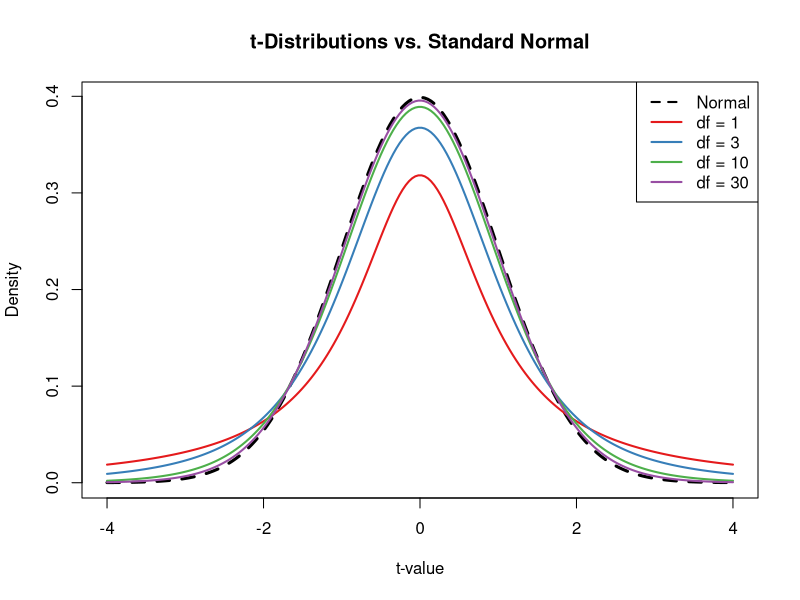
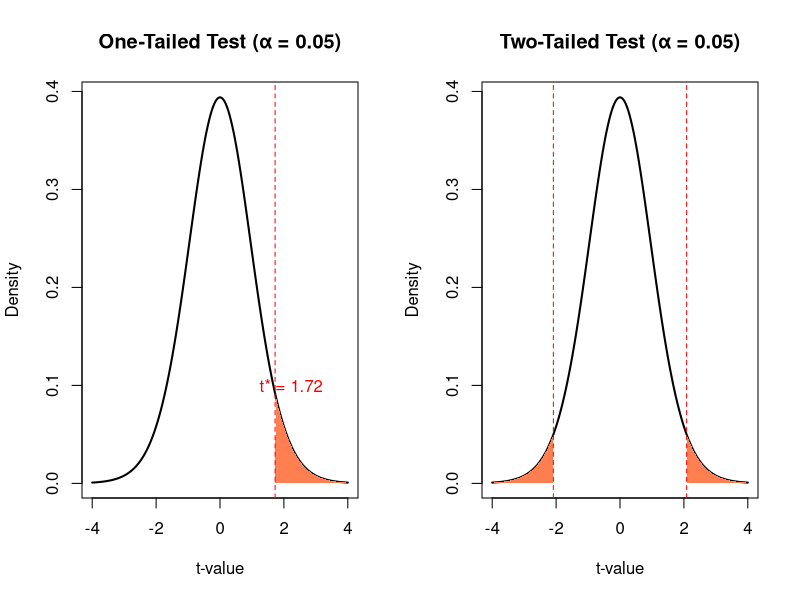
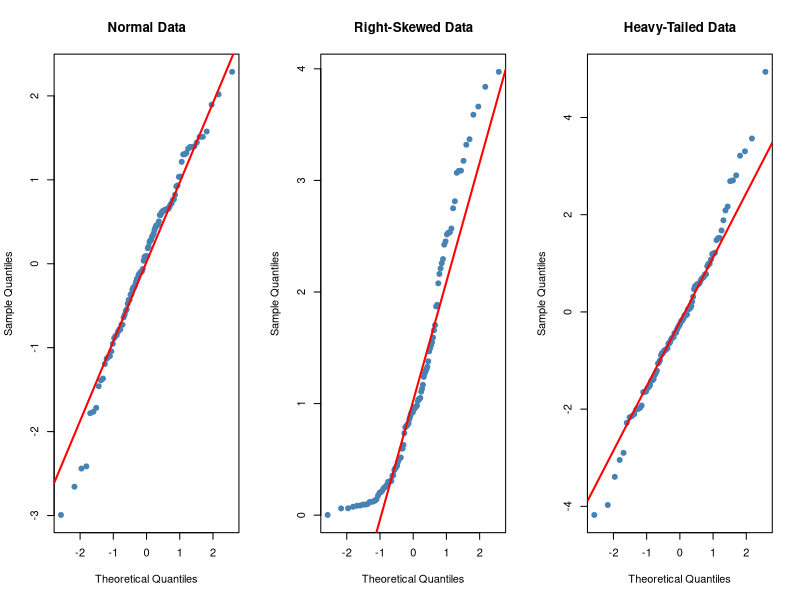
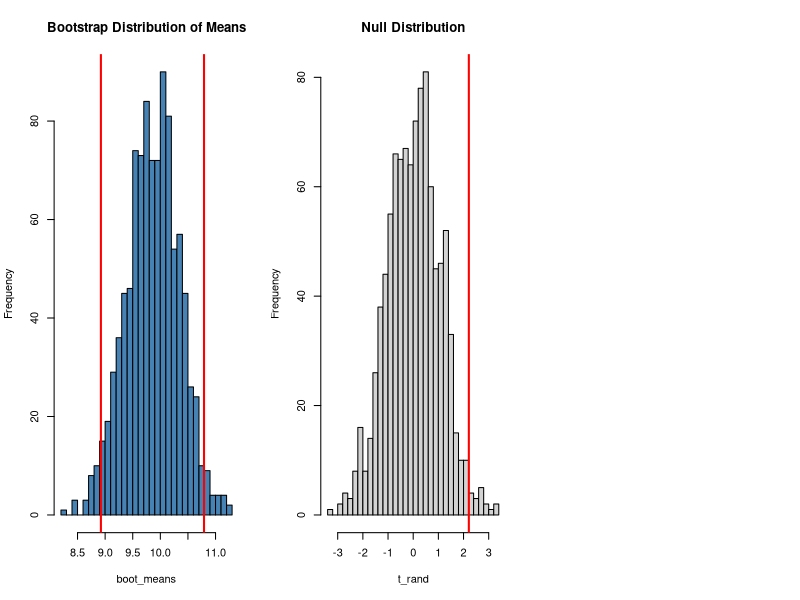
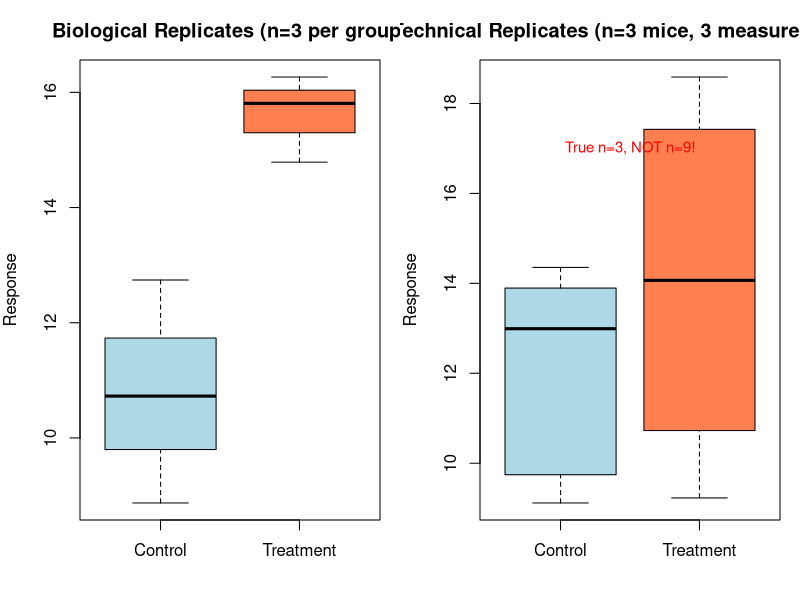
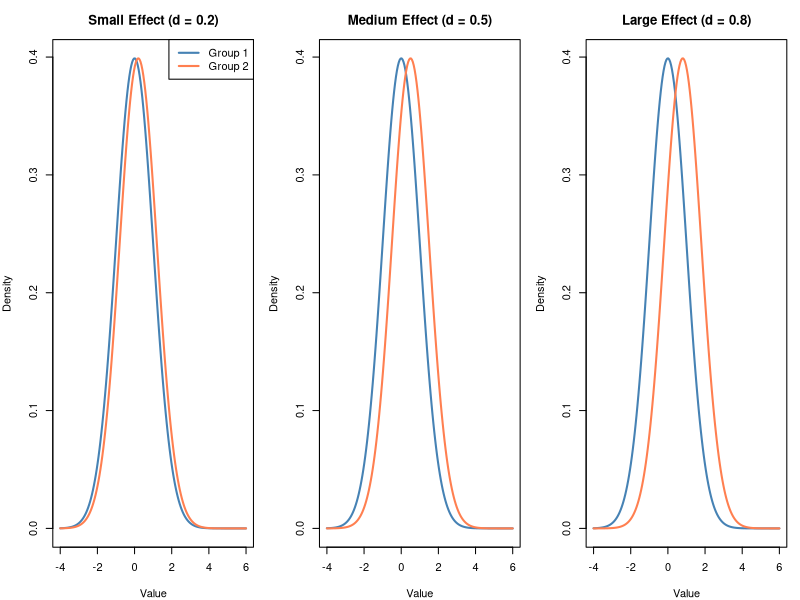

The R script that drew these images, in order:
## ---- chunk 1
#| label: setup
#| include: false

# Core data manipulation and visualization
library(tidyverse)
library(knitr)
library(readxl)

# Statistical analysis packages
library(MASS)        # LDA, robust regression
library(pwr)         # Power analysis
library(boot)        # Bootstrap methods
library(car)         # Companion to Applied Regression
library(survival)    # Survival analysis
library(nlme)        # Mixed effects models
library(broom)       # Tidy model output
library(emmeans)     # Estimated marginal means

# Set consistent theme for all plots
theme_set(theme_minimal(base_size = 14))

# Set seed for reproducibility
set.seed(2026)
## ---- chunk 2
#| label: fig-t-dist-output
#| fig-cap: "t-distributions approach normal as df increases"
#| fig-width: 9
#| fig-height: 4
#| echo: false
#| eval: true

x <- seq(-4, 4, length.out = 200)
df_values <- c(1, 3, 10, 30)
colors <- c("#E41A1C", "#377EB8", "#4DAF4A", "#984EA3")

plot(x, dnorm(x), type = "l", lwd = 3, col = "black", lty = 2,
     ylab = "Density", xlab = "t-value",
     main = "t-Distributions vs. Standard Normal")

for(i in seq_along(df_values)) {
  lines(x, dt(x, df = df_values[i]), col = colors[i], lwd = 2)
}

legend("topright", c("Normal", paste("df =", df_values)),
       col = c("black", colors), lwd = 2, lty = c(2, rep(1, 4)))
## ---- chunk 3
#| label: fig-critical-regions-output
#| fig-cap: "Critical regions for α = 0.05 with df = 20"
#| fig-width: 10
#| fig-height: 4
#| echo: false
#| eval: true

par(mfrow = c(1, 2))
x <- seq(-4, 4, length.out = 200)
df <- 20

# One-tailed test (upper)
plot(x, dt(x, df), type = "l", lwd = 2, main = "One-Tailed Test (α = 0.05)",
     xlab = "t-value", ylab = "Density")
crit_1 <- qt(0.95, df)
polygon(c(crit_1, x[x > crit_1], 4), c(0, dt(x[x > crit_1], df), 0),
        col = "coral", border = NA)
abline(v = crit_1, lty = 2, col = "red")
text(crit_1 + 0.5, 0.1, paste("t* =", round(crit_1, 2)), col = "red")

# Two-tailed test
plot(x, dt(x, df), type = "l", lwd = 2, main = "Two-Tailed Test (α = 0.05)",
     xlab = "t-value", ylab = "Density")
crit_2 <- qt(0.975, df)
polygon(c(crit_2, x[x > crit_2], 4), c(0, dt(x[x > crit_2], df), 0),
        col = "coral", border = NA)
polygon(c(-4, x[x < -crit_2], -crit_2), c(0, dt(x[x < -crit_2], df), 0),
        col = "coral", border = NA)
abline(v = c(-crit_2, crit_2), lty = 2, col = "red")
## ---- chunk 4
#| label: qq-intro-output
#| echo: false
#| eval: true
#| fig-width: 10
#| fig-height: 4

par(mfrow = c(1, 3))

# Normal data
set.seed(42)
normal_data <- rnorm(100)
qqnorm(normal_data, main = "Normal Data", pch = 19, col = "steelblue")
qqline(normal_data, col = "red", lwd = 2)

# Right-skewed data
skewed_data <- rexp(100, rate = 1)
qqnorm(skewed_data, main = "Right-Skewed Data", pch = 19, col = "steelblue")
qqline(skewed_data, col = "red", lwd = 2)

# Heavy-tailed data
heavy_tail <- rt(100, df = 3)
qqnorm(heavy_tail, main = "Heavy-Tailed Data", pch = 19, col = "steelblue")
qqline(heavy_tail, col = "red", lwd = 2)
## ---- chunk 5
#| label: normality-tests
#| echo: true
#| eval: true

# Shapiro-Wilk test (best for n < 50)
set.seed(42)
normal_sample <- rnorm(30)
shapiro.test(normal_sample)
## ---- chunk 6
#| label: one-sample-t
#| echo: true

sample_data <- rnorm(30, mean = 10.5, sd = 2)
t.test(sample_data, mu = 10)
## ---- chunk 7
#| label: t-test-example
#| echo: true

set.seed(518)
pop1 <- rnorm(n = 100, mean = 2, sd = 0.5)
pop2 <- rnorm(n = 100, mean = 2.5, sd = 0.5)

t.test(pop1, pop2)
## ---- chunk 8
#| label: paired-t
#| echo: true

before <- c(200, 190, 210, 180, 195)
after <- c(180, 170, 190, 165, 175)

t.test(before, after, paired = TRUE)
## ---- chunk 9
#| echo: true

set.seed(22)

# Small effect (1% difference): 20.0 vs 20.2
cat("SMALL SAMPLE (n=10 per group):\n")
diet_A_small <- rnorm(10, 20, 2)
diet_B_small <- rnorm(10, 20.2, 2)
cat("  p-value:", round(t.test(diet_A_small, diet_B_small)$p.value, 4), "\n\n")

cat("LARGE SAMPLE (n=10,000 per group):\n")
diet_A_large <- rnorm(10000, 20, 2)
diet_B_large <- rnorm(10000, 20.2, 2)
cat("  p-value:", format(t.test(diet_A_large, diet_B_large)$p.value, scientific = TRUE), "\n")
## ---- chunk 10
#| label: bootstrap-example-output
#| echo: false
#| eval: true
#| fig-width: 8
#| fig-height: 4

set.seed(42)
original_sample <- rnorm(50, mean = 10, sd = 3)

# Bootstrap 1000 times
boot_means <- replicate(1000, mean(sample(original_sample, replace = TRUE)))

hist(boot_means, breaks = 30, col = "steelblue",
     main = "Bootstrap Distribution of Means")
abline(v = quantile(boot_means, c(0.025, 0.975)), col = "red", lwd = 2)
## ---- chunk 11
#| label: boot-ci
#| echo: true

# 95% CI from bootstrap percentiles
quantile(boot_means, probs = c(0.025, 0.975))
## ---- chunk 12
#| label: for-loop
#| echo: true

for (i in 1:5) {
  print(i^2)
}
## ---- chunk 13
#| label: while-loop
#| echo: true

i <- 0
while (i < 5) {
  i <- i + 1
  print(i)
}
## ---- chunk 14
#| label: if-else
#| echo: true

eggs <- TRUE

if (eggs == TRUE) {
  n_milk <- 6
} else {
  n_milk <- 1
}

cat("Bought", n_milk, "cartons of milk")
## ---- chunk 15
#| label: empirical-null-output
#| echo: false
#| eval: true
#| fig-width: 7
#| fig-height: 4

set.seed(56)
pop_1 <- rnorm(n = 50, mean = 20.1, sd = 2)
pop_2 <- rnorm(n = 50, mean = 19.3, sd = 2)

t_obs <- t.test(x = pop_1, y = pop_2, alternative = "greater")$statistic

pops_comb <- c(pop_1, pop_2)
t_rand <- replicate(1000, {
  pops_shuf <- sample(pops_comb)
  t.test(x = pops_shuf[1:50], y = pops_shuf[51:100], alternative = "greater")$statistic
})

hist(t_rand, breaks = 30, main = "Null Distribution", col = "lightgray")
abline(v = t_obs, col = "red", lwd = 2)
## ---- chunk 16
#| label: empirical-p
#| echo: true

p_value <- sum(t_rand >= t_obs) / 1000
cat("Empirical p-value:", p_value)
## ---- chunk 17
#| label: replication-diagram-2
#| echo: false
#| eval: true
#| fig-width: 10
#| fig-height: 4

par(mfrow = c(1, 2), mar = c(4, 4, 3, 1))

# Biological replication
set.seed(42)
bio_reps <- data.frame(
  mouse = rep(1:6, each = 1),
  treatment = rep(c("Control", "Treatment"), each = 3),
  value = c(rnorm(3, 10, 2), rnorm(3, 15, 2))
)
boxplot(value ~ treatment, data = bio_reps, col = c("lightblue", "coral"),
        main = "Biological Replicates (n=3 per group)",
        ylab = "Response", xlab = "")
text(1.5, 17, "Each point = different mouse", cex = 0.9)

# Technical replication (wrong analysis)
tech_reps <- data.frame(
  measurement = 1:18,
  treatment = rep(c("Control", "Treatment"), each = 9),
  value = c(rep(rnorm(3, 10, 2), each = 3) + rnorm(9, 0, 0.5),
            rep(rnorm(3, 15, 2), each = 3) + rnorm(9, 0, 0.5))
)
boxplot(value ~ treatment, data = tech_reps, col = c("lightblue", "coral"),
        main = "Technical Replicates (n=3 mice, 3 measures each)",
        ylab = "Response", xlab = "")
text(1.5, 17, "True n=3, NOT n=9!", cex = 0.9, col = "red")
## ---- chunk 18
#| echo: true

# Example: Compare two groups
set.seed(123)
group1 <- rnorm(30, mean = 100, sd = 15)
group2 <- rnorm(30, mean = 108, sd = 15)

# Manual calculation
mean_diff <- mean(group2) - mean(group1)
pooled_sd <- sqrt(((29 * sd(group1)^2) + (29 * sd(group2)^2)) / 58)
cohens_d <- mean_diff / pooled_sd

cat("Mean difference:", round(mean_diff, 2), "\n")
cat("Cohen's d:", round(cohens_d, 2), "\n")

# Using t-test
t_result <- t.test(group2, group1)
cat("p-value:", format(t_result$p.value, digits = 4))
## ---- chunk 19
#| label: effect-sizes-output
#| echo: false
#| eval: true
#| fig-width: 10
#| fig-height: 4

par(mfrow = c(1, 3))

# Small effect (d = 0.2)
x <- seq(-4, 6, length.out = 200)
plot(x, dnorm(x, 0, 1), type = "l", lwd = 2, col = "steelblue",
     main = "Small Effect (d = 0.2)", ylab = "Density", xlab = "Value")
lines(x, dnorm(x, 0.2, 1), lwd = 2, col = "coral")
legend("topright", c("Group 1", "Group 2"), col = c("steelblue", "coral"), lwd = 2)

# Medium effect (d = 0.5)
plot(x, dnorm(x, 0, 1), type = "l", lwd = 2, col = "steelblue",
     main = "Medium Effect (d = 0.5)", ylab = "Density", xlab = "Value")
lines(x, dnorm(x, 0.5, 1), lwd = 2, col = "coral")

# Large effect (d = 0.8)
plot(x, dnorm(x, 0, 1), type = "l", lwd = 2, col = "steelblue",
     main = "Large Effect (d = 0.8)", ylab = "Density", xlab = "Value")
lines(x, dnorm(x, 0.8, 1), lwd = 2, col = "coral")
## ---- chunk 20
#| echo: true

# Bootstrap confidence interval for Cohen's d
library(boot)

# Function to calculate Cohen's d
calc_d <- function(data, indices) {
  d <- data[indices, ]
  g1 <- d[d$group == 1, "value"]
  g2 <- d[d$group == 2, "value"]
  pooled_sd <- sqrt(((length(g1)-1)*sd(g1)^2 + (length(g2)-1)*sd(g2)^2) /
                    (length(g1) + length(g2) - 2))
  (mean(g2) - mean(g1)) / pooled_sd
}

# Create data frame
effect_data <- data.frame(
  value = c(group1, group2),
  group = rep(1:2, each = 30)
)

# Bootstrap
boot_d <- boot(effect_data, calc_d, R = 1000)
boot_ci <- boot.ci(boot_d, type = "perc")
cat("Cohen's d =", round(boot_d$t0, 2),
    "\n95% CI: [", round(boot_ci$percent[4], 2), ",",
    round(boot_ci$percent[5], 2), "]")
## ---- chunk 21
#| label: multiple-testing
#| echo: true

# Original p-values from multiple tests
p_values <- c(0.001, 0.030, 0.040, 0.120, 0.250)

# Different correction methods
data.frame(
  original = p_values,
  bonferroni = p.adjust(p_values, method = "bonferroni"),
  holm = p.adjust(p_values, method = "holm"),
  BH = p.adjust(p_values, method = "BH")  # Benjamini-Hochberg (FDR)
)
